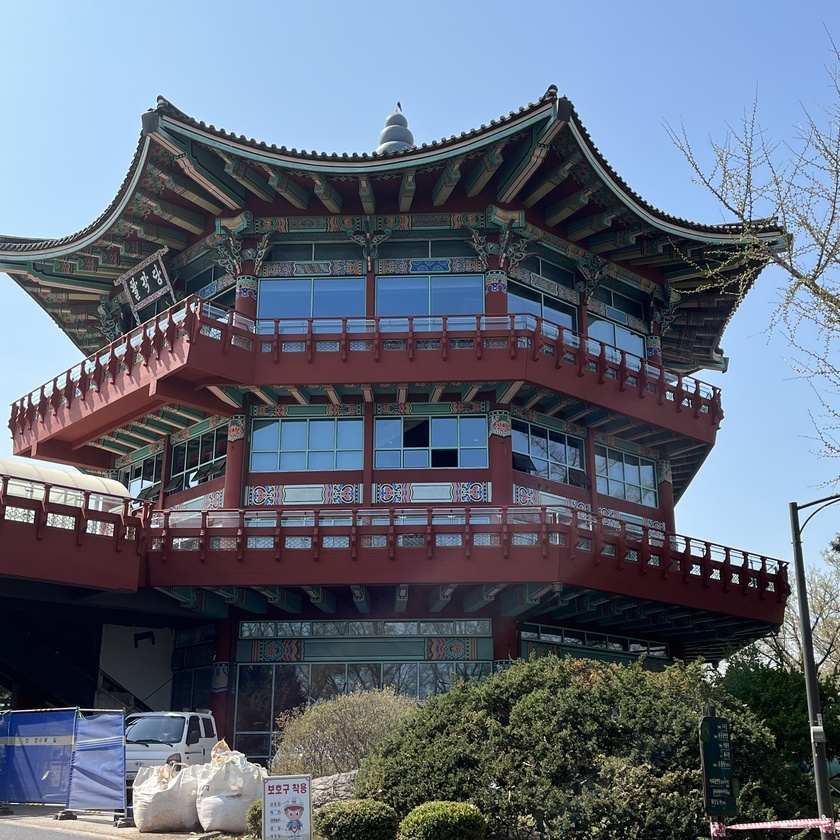
#> input picture rawdata/Kids_park.jpg, 840 x 840 px, shrunk from 2907 x 2907 before the run, found by its file name
$ python smoothing2.py
#> lines starting #> are read from the running program, lines starting #| are printed output that depends on the picture
'''
Python 3.9.16v

date: 2023-04-04, Tues
author: You Ho Yeong, Lee Ga Ram

### Assignment 1 ###
'''

#%% Import Library

import numpy as np
import cv2
import matplotlib.pyplot as plt


#%% Salt and Pepper noise
def spnoise(image, prob): #image : 내가 쓸 데이터, prob : salt and pepper의 비율
    output = image.copy() #원데이터가 영향 받지 않게 copy를 output에 넣어줌
    if len(image.shape) == 2: #image가 흑백인지 아닌지?
        black = 0
        white = 255
    else:
        colorspace = image.shape[2]
        if colorspace == 3:  # RGB
            black = np.array([0, 0, 0], dtype='uint8')
            white = np.array([255, 255, 255], dtype='uint8')
        else:  # RGBA
            black = np.array([0, 0, 0, 255], dtype='uint8')
            white = np.array([255, 255, 255, 255], dtype='uint8')
    probs = np.random.random(output.shape[:2])
    output[probs < (prob / 2)] = black
    output[probs > 1 - (prob / 2)] = white
    return output

#%% Read Image

img = cv2.imread(r'/Users/hoyeong/Desktop/python/PBML/Image/Kids_park.jpg')
#> img is the input picture: shape (840, 840, 3); mean B, G, R 118.2, 103.4, 94.7
img = cv2.cvtColor(img, cv2.COLOR_BGR2GRAY)
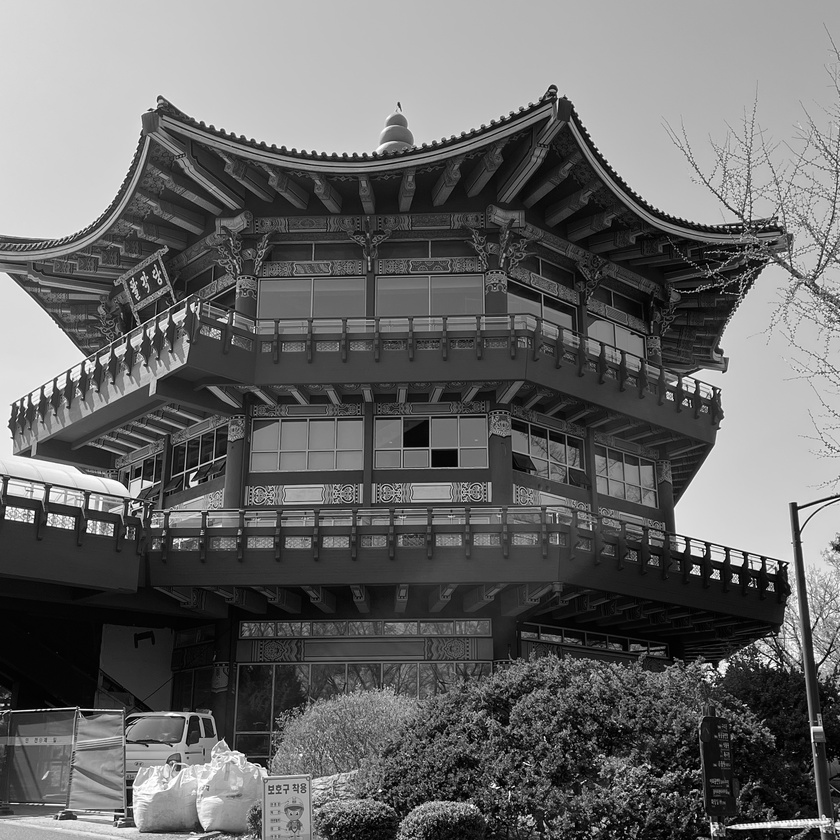
#> img: shape (840, 840); min 0, max 255, mean 102.5

fig, ax = plt.subplots(figsize=(8, 8))
ax.imshow(img, cmap='gray')
ax.set_title('Original Gray Image')
plt.tight_layout()
plt.show()

img_noise = spnoise(img, 0.3)
#> in spnoise, `output[probs > 1 - (prob / 2)] = white`:
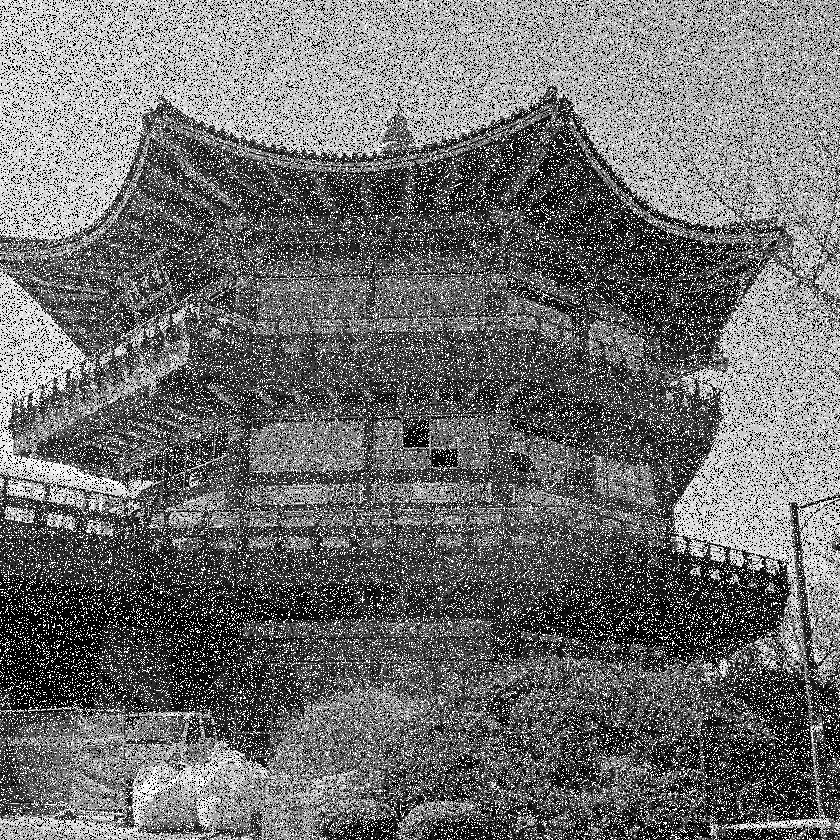
#> output: shape (840, 840); min 0, max 255, mean 109.9

plt.hist(img.ravel(), 256, [0,256])
plt.show()
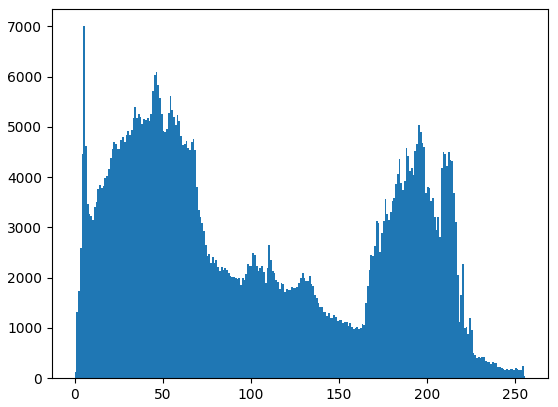
#> figure drawn by matplotlib, 1 panel; tallest bar 7005 high, from x = 5 to 6


#%% Smoothing Filtering

for i in range(2,10):
    img=cv2.imread(r'/Users/hoyeong/Desktop/python/PBML/Image/Kids_park.jpg')
    img=cv2.cvtColor(img, cv2.COLOR_BGR2GRAY)
    result = spnoise(img,i*0.1)
#> call 2 of spnoise, with prob = 0.2
#> in spnoise (call 2), `output[probs > 1 - (prob / 2)] = white`:
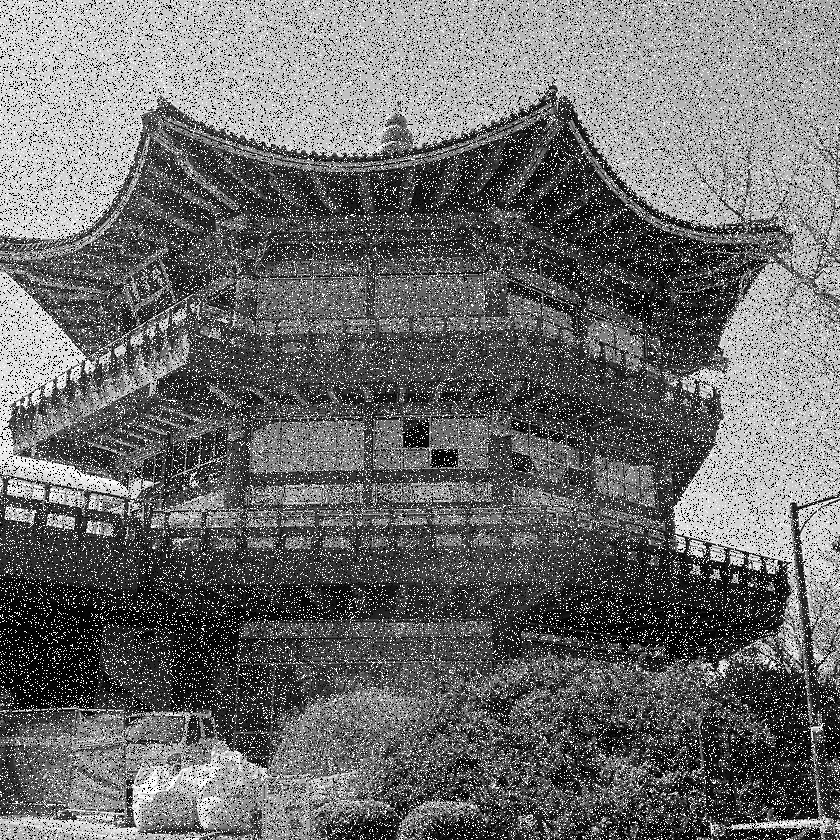
#> output: shape (840, 840); min 0, max 255, mean 107.6
    cv2.imwrite('/Users/hoyeong/Desktop/python/PBML/Image/sp0{}.jpg'.format(i),result)


sp=['sp02.jpg','sp03.jpg','sp04.jpg','sp05.jpg','sp06.jpg','sp07.jpg','sp08.jpg','sp09.jpg']
#> sp = ['sp02.jpg', 'sp03.jpg', 'sp04.jpg', 'sp05.jpg', 'sp06.jpg', 'sp07.jpg', 'sp08.jpg', 'sp09.jpg']
i=[2,3,4,5,6,7,8,9]

for i in [9]:
    img_noise = spnoise(img, i * 0.1)
    # Apply moving average filter
    img_moving_avg = cv2.blur(img_noise, (3, 3))

    # Apply median filter
    img_median = cv2.medianBlur(img_noise, 3)

    # Apply Gaussian filter
    img_gaussian = cv2.GaussianBlur(img_noise, (3, 3), 0)

    # Apply bilateral filter
    img_bilateral = cv2.bilateralFilter(img_noise, 9, 75, 75)

    cv2.imwrite('/Users/hoyeong/Desktop/python/PBML/Image/spma_{}0.jpg'.format(i), img_moving_avg)
    cv2.imwrite('/Users/hoyeong/Desktop/python/PBML/Image/spmd_{}0.jpg'.format(i), img_median)
    cv2.imwrite('/Users/hoyeong/Desktop/python/PBML/Image/spga_{}0.jpg'.format(i), img_gaussian)
    cv2.imwrite('/Users/hoyeong/Desktop/python/PBML/Image/spbi_{}0.jpg'.format(i), img_bilateral)
#> this loop made 1 pass
#> pass 1, `img_noise = spnoise(img, i * 0.1)`:
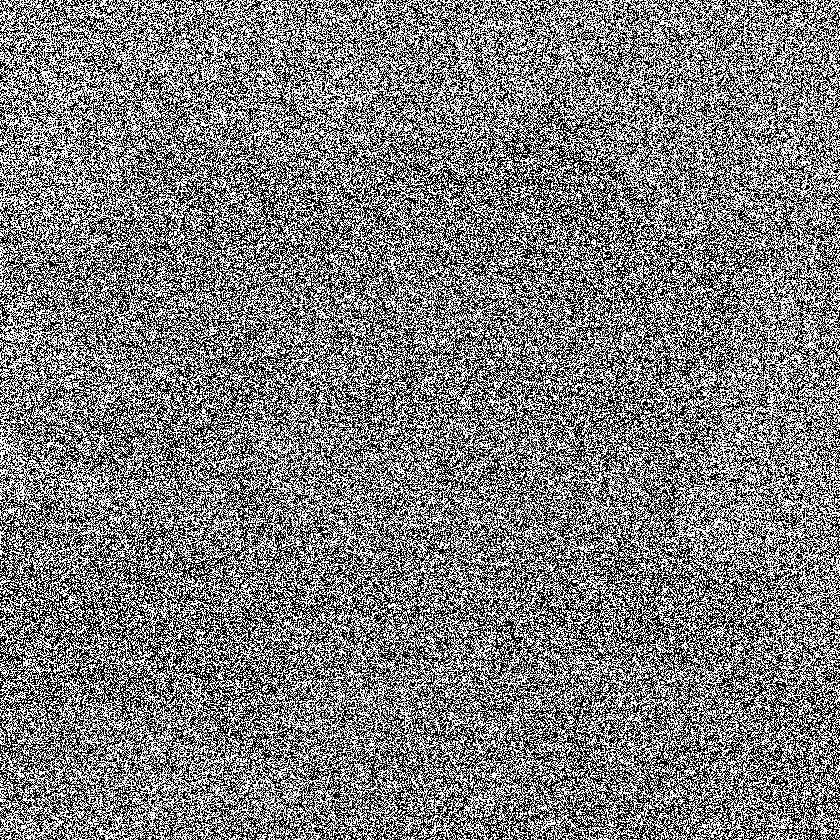
#> img_noise: shape (840, 840); min 0, max 255, mean 125.3
#> pass 1, `img_moving_avg = cv2.blur(img_noise, (3, 3))`:
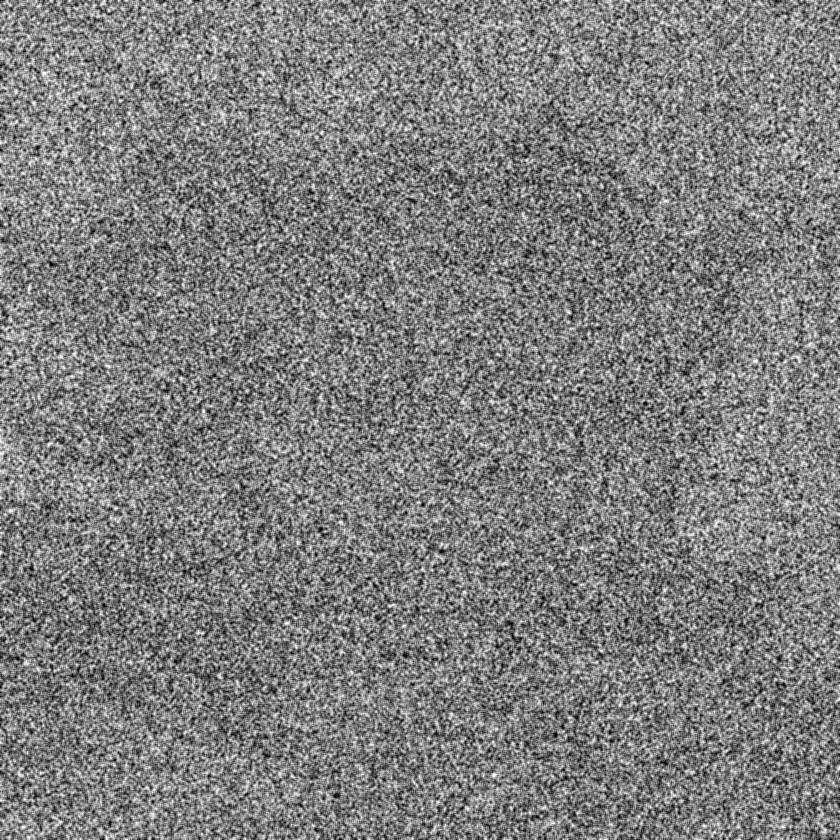
#> img_moving_avg: shape (840, 840); min 0, max 255, mean 125.3
#> pass 1, `img_median = cv2.medianBlur(img_noise, 3)`:
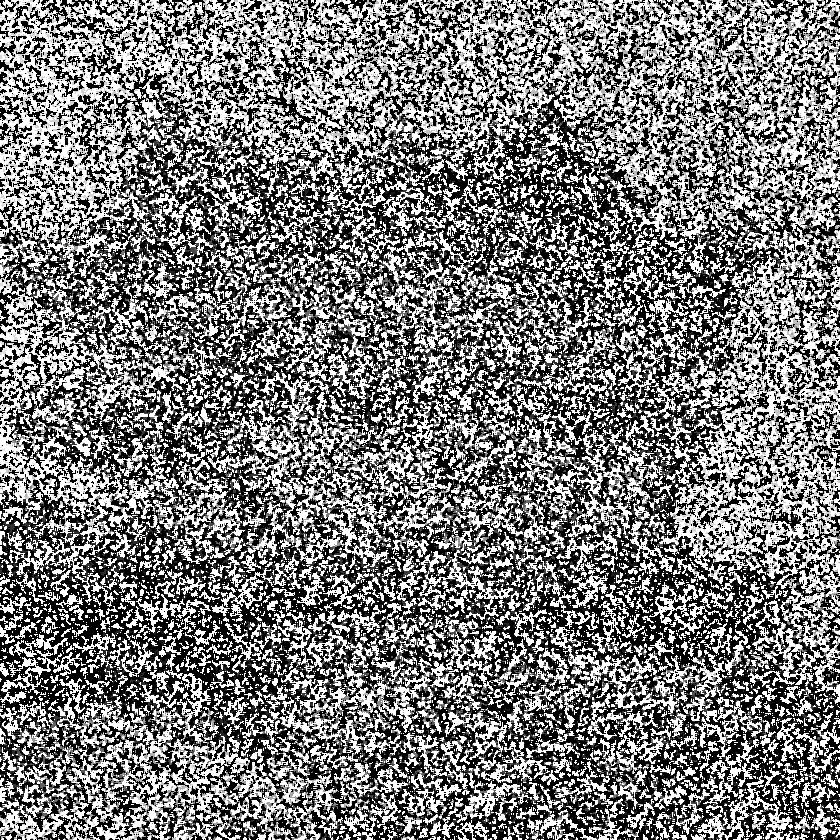
#> img_median: shape (840, 840); min 0, max 255, mean 122.2
